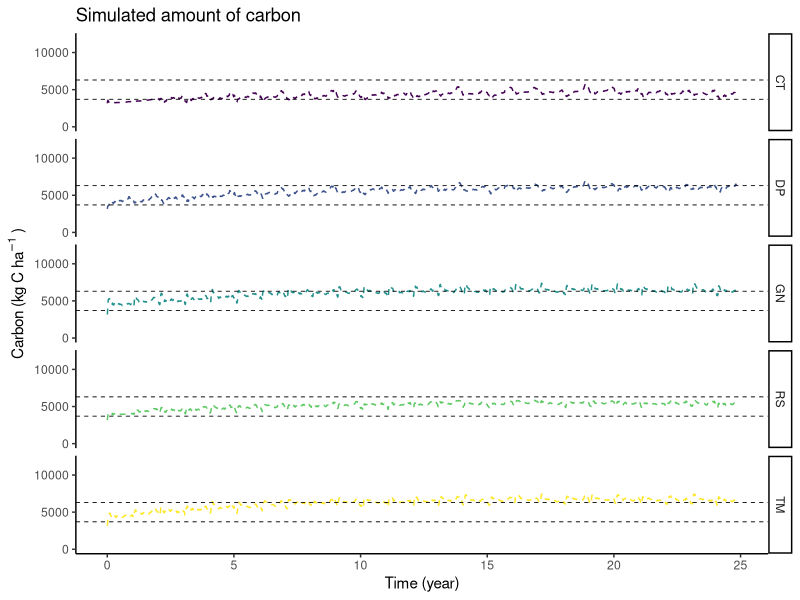

The R source for this figure:
# Remove all variables
rm(list=ls(all = TRUE))
# Clear the console window
cat("\014") 
library("ggplot2")
library("deSolve")


climate<-read.csv("climate_file.csv", sep=";")

################################################################################
# BEGIN SAMM FUNCTION

# Functions that are needed in the model

RateModTempExp <- function(Temp){
  rateMod <- 2^((Temp-20)/10)
  return(rateMod)
}

RateModWater <- function(pF){
  corr_M = 1
  if(pF>=2.5){corr_M = (1.625-pF/4) }
  if(pF>=6.5){corr_M = 0}
  if(pF<=1.5){corr_M=(0.6+0.4 * pF/1.5)}
  if(pF<=0){corr_M=0.6}
  return(corr_M)
}

CUE_CN_LMW <- function(LMW_C,LMW_N,CUE_LMW){
  CUE_Sinsabaugh_linear= (((1E-6+LMW_C)/(LMW_N+1E-10))^(-1)) * 13.4 # Formula  extracted from Campbell 2016
  if(is.nan(CUE_Sinsabaugh_linear)){CUE_Sinsabaugh_linear<-0}
  if(is.na(CUE_Sinsabaugh_linear)){CUE_Sinsabaugh_linear<-0}
  if(CUE_Sinsabaugh_linear>1){CUE_Sinsabaugh_linear=1}
  return(CUE_LMW*CUE_Sinsabaugh_linear)
}




# This is SAMM model v1.0

SAMMv1 <- function(Time, State, Pars, Weather){
  with(as.list(c(State, Pars)),{
    
    ############################################################################
    # Set all external driving variables needed to calculate the flows
    ############################################################################
    
    # For the calculation of leaching
    WC_theta = Weather$Simulated_WC_theta[floor(Time)]
    H2O_content=(WC_theta * simulated_depth * 10000) * 1000 #H2O content in kg/ha
    simulated_leaching_m=Weather$Simulated.leaching..mm.[floor(Time)]	/1000	 # leaching converted from mm to m
    H2O_leached=(simulated_leaching_m) * 10000 * 1000 #H2O leached in kg/ha
    
    # Soil temperature and moisture
    temperature=Weather$mean_temp_7.5cm[floor(Time)]
    pF=Weather$pF_from_theta[floor(Time)]
    
    # Calculate the rate modifiers
    corr_F =RateModWater(pF) * RateModTempExp(temperature)
    
    # Calculate the helper variables
    p_LAB = STR_C * pc_STR_LAB/LAB_C # New version - 12.12.2020
    if(p_LAB>1){p_LAB=1	}
    
    a_MIC = max(MIC_C/(K_M_MIC_C+MIC_C),0.05) 
    
    
    
    
    ############################################################################
    # Computing the Carbon flows between pools
    ############################################################################    
    
    STR_C_to_CO2 = STR_C * k_STR * a_MIC * (1-CUE_STR) * corr_F 
    
    STR_C_to_LMW_C = STR_C * k_STR * a_MIC * (CUE_STR) * corr_F
    
    LAB_C_to_CO2 = LAB_C * k_LAB * (1-p_LAB) * a_MIC * (1-CUE_LAB) * corr_F 
    
    LAB_C_to_LMW_C = LAB_C * k_LAB * a_MIC * (1-p_LAB) * (CUE_LAB) * corr_F 
    
    LMW_C_to_CO2 = mu_max * LMW_C * a_MIC * (1-CUE_CN_LMW(LMW_C,LMW_N,CUE_LMW)) * corr_F 
    
    LMW_C_to_MIC_C = mu_max * LMW_C * a_MIC * CUE_CN_LMW(LMW_C,LMW_N,CUE_LMW) * corr_F
    
    STR_C_to_AggSTR_C = min((LMW_C_to_MIC_C+NonMicAgg) * aggfactSTR_C,STR_C) 
    
    LAB_C_to_AggLAB_C = min(STR_C_to_AggSTR_C * pc_STR_LAB,LAB_C)
    
    MAO_C_to_AggMAO_C = min((LMW_C_to_MIC_C+NonMicAgg) * aggfactMAO_C,MAO_C) 
    
    AggSTR_C_to_STR_C = AggSTR_C * kAgg * corr_F
    
    AggLAB_C_to_LAB_C = AggLAB_C * kAgg * corr_F
    
    AggMAO_C_to_MAO_C = AggMAO_C  * kAgg * corr_F
    
    MIC_C_to_CO2 = MIC_C * m_MIC * corr_F
    
    MIC_C_to_MAO_C= f_MICMAOM * MIC_C * k_MIC * corr_F
    
    MIC_C_to_LMW_C= (1-f_MICMAOM) * MIC_C * k_MIC * corr_F
    
    MAO_C_to_LMW_C= MAO_C * k_MAO * a_MIC * corr_F  
    
    
    # leaching from external driver (HYDRUS 1D)
    H2O_LMW_C_concentration=(LMW_C)/H2O_content
    
    LMW_C_leaching= H2O_leached * H2O_LMW_C_concentration
    
    if (LMW_C_leaching>(LMW_C * 0.95)){
      LMW_C_leaching= LMW_C * 0.95	#not more than 95% can be leached
    }
    
    LMW_C_to_MAO_C = LMW_C * K_LMW_MAO * (MAO_C_max-MAO_C)/MAO_C_max * corr_F 
    #MAO_C_to_LMW_CDesorption = MAO_C * KMaoc_to_DocDesorption * (MAO_C/MAO_C_max) * corr_F 
    MAO_C_to_LMW_CDesorption = 0 # Deactivated desorption for now, to reduce equifinality and it is essentially the same as MAO_C_to_LMW_C
    
    
    
    ############################################################################
    # Computing changes in pool sizes dP/dt for Carbon
    ############################################################################  
    
    dSTR_C = -STR_C_to_LMW_C -STR_C_to_CO2 -STR_C_to_AggSTR_C +AggSTR_C_to_STR_C
    
    dLAB_C = -LAB_C_to_LMW_C -LAB_C_to_CO2 -LAB_C_to_AggLAB_C +AggLAB_C_to_LAB_C
    
    dLMW_C = +STR_C_to_LMW_C +LAB_C_to_LMW_C +MIC_C_to_LMW_C +MAO_C_to_LMW_C +
      -LMW_C_to_CO2 -LMW_C_to_MIC_C -LMW_C_to_MAO_C +MAO_C_to_LMW_CDesorption -LMW_C_leaching
    
    dMIC_C = +LMW_C_to_MIC_C -MIC_C_to_CO2 -MIC_C_to_MAO_C -MIC_C_to_LMW_C
    
    dMAO_C = +MIC_C_to_MAO_C +LMW_C_to_MAO_C -MAO_C_to_LMW_CDesorption -MAO_C_to_LMW_C -MAO_C_to_AggMAO_C +AggMAO_C_to_MAO_C
    
    dAggSTR_C = +STR_C_to_AggSTR_C -AggSTR_C_to_STR_C
    
    dAggLAB_C = +LAB_C_to_AggLAB_C -AggLAB_C_to_LAB_C
    
    dAggMAO_C = +MAO_C_to_AggMAO_C -AggMAO_C_to_MAO_C
    
    #adding CO2 for mass balance equation
    dCO2 = +MIC_C_to_CO2 +LMW_C_to_CO2 +LAB_C_to_CO2 +STR_C_to_CO2
    
    dLeachC = +LMW_C_leaching
    
    
    ############################################################################
    # Computing the Nitrogen flows between pools
    ############################################################################
    
    LAB_N_to_LMW_N = LAB_N * k_LAB * a_MIC * (1-p_LAB) * corr_F		
    if (LAB_N_to_LMW_N<0){LAB_N_to_LMW_N= 0}
    
    LMW_N_to_Mic_N = mu_max * LMW_N * a_MIC * corr_F		
    
    MIC_N_to_MAO_N =  f_MICMAOM * MIC_N * k_MIC * corr_F 
    
    MIC_N_to_LMW_N = (1-f_MICMAOM) * MIC_N * k_MIC * corr_F 
    
    MAO_N_to_LMW_N = MAO_N * k_MAO * a_MIC * corr_F 
    
    LMW_N_to_MAO_N = LMW_C_to_MAO_C * (LMW_N/LMW_C)
    
    MAO_to_LMW_NDesorption = MAO_C_to_LMW_CDesorption * (MAO_N/MAO_C) # Desorped at same rate, atm 0
    
    LAB_N_to_AggLAB_N = LAB_C_to_AggLAB_C * (LAB_N/LAB_C)
    
    MAO_N_to_AggMAO_N = MAO_C_to_AggMAO_C * (MAO_N/MAO_C)
    
    AggLAB_N_to_LAB_N = AggLAB_N * kAgg * corr_F
    
    AggMAO_N_to_MAO_N = AggMAO_N * kAgg * corr_F
    
    
    
    H2O_LMW_N_concentration=(LMW_N)/H2O_content
    LMW_N_leaching= H2O_leached * H2O_LMW_N_concentration
    if (LMW_N_leaching>(LMW_N * 0.95)){
      LMW_N_leaching= LMW_N * 0.95	#not more than 95% can be leached
    }
    
    
    # Calculate LMW_N release and immobilization    
    MicLMW_NRelease = 0
    MIC_CN= (MIC_C+1E-10)/(MIC_N+1E-11)
    if (MIC_CN<MicMinCN){
      MicLMW_NRelease=0.5 * (MIC_N-(MIC_C/MicMinCN)) 
    }
    
    MicLMW_NImmobilization = 0
    max_MicLMW_NImmobilization = LMW_N * 0.5
    LMW_N_need = (MIC_C/MicMaxCN)-MIC_N
    if (LMW_N_need>0){
      MicLMW_NImmobilization= max_MicLMW_NImmobilization      
    }
    if (max_MicLMW_NImmobilization>LMW_N_need){
      MicLMW_NImmobilization = LMW_N_need      
    }
    
    
    
    
    ############################################################################
    # Computing changes in pool sizes dP/dt for Nitrogen
    ############################################################################
    dLAB_N = -LAB_N_to_LMW_N -LAB_N_to_AggLAB_N +AggLAB_N_to_LAB_N
    dLMW_N = +LAB_N_to_LMW_N -LMW_N_to_Mic_N +MIC_N_to_LMW_N +MAO_N_to_LMW_N +MicLMW_NRelease -MicLMW_NImmobilization -LMW_N_to_MAO_N +
      + MAO_to_LMW_NDesorption -LMW_N_leaching
    dMIC_N = +LMW_N_to_Mic_N -MIC_N_to_MAO_N -MIC_N_to_LMW_N -MicLMW_NRelease +MicLMW_NImmobilization
    dMAO_N =  +MIC_N_to_MAO_N +LMW_N_to_MAO_N -MAO_to_LMW_NDesorption -MAO_N_to_LMW_N -MAO_N_to_AggMAO_N +AggMAO_N_to_MAO_N
    
    dAggLAB_N = LAB_N_to_AggLAB_N -AggLAB_N_to_LAB_N
    dAggMAO_N = MAO_N_to_AggMAO_N -AggMAO_N_to_MAO_N
    
    
    
    ############################################################################
    # The change of Litterbag pools for calibration
    ############################################################################
    dLitterBagSTR_C= -LitterBagSTR_C * k_STR * a_MIC * corr_F 
    
    # Calculate the helper variables
    LitterBagSTR_CLAB_CProtection = LitterBagSTR_C * pc_STR_LAB/LitterBagLAB_C # New version - 12.12.2020
    if(LitterBagSTR_CLAB_CProtection>1){LitterBagSTR_CLAB_CProtection=1	}
    
    dLitterBagLAB_C= -LitterBagLAB_C * (1-LitterBagSTR_CLAB_CProtection) * k_LAB * a_MIC * corr_F 
    dLitterBagLAB_N= -LitterBagLAB_N * (1-LitterBagSTR_CLAB_CProtection) * k_LAB * a_MIC * corr_F 
    
    
    
    ############################################################################
    # The application of organic resources
    ############################################################################   
    
    #empty Litterbag pool at end of year to make room for new 
    if(floor(Time) %in% (c(382,759,1125,1490,1874,2231,2596,2961,3323,3688,4049,4414,4779,5144,5509,5874,6240,6605,6970,7335,7702,8068,8432,8797,9162)-13)){
      dLitterBagSTR_C= - LitterBagSTR_C * 0.99999
      dLitterBagLAB_C= - LitterBagLAB_C * 0.99999
      dLitterBagLAB_N= - LitterBagLAB_N * 0.99999
    }
    
    # Add litter at the right dates
    if(floor(Time) %in% c(1,382,759,1125,1490,1874,2231,2596,2961,3323,3688,4049,4414,4779,5144,5509,5874,6240,6605,6970,7335,7702,8068,8432,8797,9162)){
      
      dSTR_C = dSTR_C+LitterC * LitterStructuralPercent
      dLAB_C = dLAB_C+ LitterC * (1-LitterStructuralPercent)
      dLAB_N =dLAB_N+LitterN
      
      dLitterBagSTR_C=dLitterBagSTR_C+LitterC * LitterStructuralPercent
      dLitterBagLAB_C=dLitterBagLAB_C+LitterC * (1-LitterStructuralPercent)
      dLitterBagLAB_N=dLitterBagLAB_N+LitterN
      
    }else{
      
      ############################################################################
      # The mass balance is checked on DaysWhere not residue input occur
      ############################################################################     
      
      if(abs(dSTR_C+dLAB_C+dLMW_C+dMIC_C+dMAO_C+dAggSTR_C+dAggLAB_C+dAggMAO_C+dCO2+dLeachC)>0.001){
        # If the mass balance is not closed, an error message is produced
        print(floor(Time))
        stop("Error: the mass balance C is not closed")
      }
      if(abs(dLAB_N+dLMW_N+dMIC_N+dMAO_N+dAggLAB_N+dAggMAO_N+LMW_N_leaching)>0.001){
        # If the mass balance is not closed, an error message is produced
        print(floor(Time))
        stop("Error: the mass balance N is not closed")
      }
      
    }
    
    
    
    ############################################################################
    # The addition of daily C is done
    ############################################################################   
    
    if ((floor(Time)  > 1)){
      dSTR_C = dSTR_C + Daily_Litter_C * Daily_LitterSTR_C
      dLAB_C = dLAB_C + Daily_Litter_C * (1-Daily_LitterSTR_C)
      dLAB_N = dLAB_N + (Daily_Litter_C/Daily_Litter_CN)
    }
    
    
    return(list(c(dSTR_C,
                  dLAB_C,
                  dLMW_C,
                  dMIC_C,
                  dMAO_C,
                  dAggSTR_C,
                  dAggLAB_C,
                  dAggMAO_C,
                  dLAB_N,
                  dLMW_N,
                  dMIC_N,
                  dMAO_N,
                  dAggLAB_N,
                  dAggMAO_N,
                  dLitterBagSTR_C,
                  dLitterBagLAB_C,
                  dLitterBagLAB_N
    )))
  })
}



################################################################################
# END SAMM FUNCTION













# --------------------------
# The parameters are defined
# --------------------------
parameters <- c(
  
  # [Turnover Rates]
  k_STR	= 0.0031, # Depolimerisation of Structural litter (d-1 kgC-1)
  k_LAB	= 0.0366, # Depolimerisation of Metabolic litter (d-1 kgC-1)
  k_MIC	= 0.007, # Microbial death respiration	(d-1)
  k_MAO =	0.00041, # MAOM decompositions rate (d-1)
  mu_max	= 0.337, # Maximum daily uptake by microbes	(d-1 kgC-1) from WANG 2013 MEND MODEL
  kAgg =	0.0323, #	kAgg decomposition rate (d-1)
  K_M_MIC_C	= 66.8, #	MIC halt saturation constent (kgC ha-1) estimated half saturation constant
  m_MIC =	0.00064, # Microbial maintainance respiration	(d-1)
  K_LMW_MAO = 0.018, # Specific adsorption rate of LMW to MAOM (g g-1 d-1) 
  c_SORP = 0.049, # Sorption capacity (kg kg-1 SiCl) new value based on Georgiou et al. (2025) for 1:1 clay minerals
  
  
  # [CUEs]		
  CUE_STR =	0.57,	
  CUE_LAB	= 0.51,	
  CUE_LMW	= 0.6,	
  
  #[other parameters]		
  MicMinCN = 5.72,
  MicMaxCN = 7.77,
  f_MICMAOM	= 0.21,	
  #BiAC_release_per_growth	= 0.01,	
  pc_STR_LAB	= 2.54,	# (g g-1)
  aggfactSTR_C = 1.16, # (g C g-1)
  aggfactMAO_C =	1.57, # (g C g-1)
  NonMicAgg = 32.5, # in equivalent of soil mic growth in kg C /ha
  #PolyphenolProtectionCapacity= 1, # (g N/g C)
  Daily_Litter_C =	2.28, # kgC ha-1 d-1
  Daily_Litter_CN	= 142.9, # kgC ha-1 d-1
  Daily_LitterSTR_C	= 0.16, # kgC ha-1 d-1

  #KMaoc_to_DocDesorption = 0.001,

  
  #[Added litter values]	# Groundnut	
  LitterC	= 3880,	#kg C/ha
  LitterN	= 228,	#kg N/ha
  LitterStructuralPercent	= 0.13,	#g/g
  PercentPolyphenolsStructural = 0.16,#	g/g
  
  
  #[General values]		
  LitterInAggregateStart = 1400,	# 	kg C/ha 
  InitialSystemC = 4900,		# kg C/ha
  si_cl = 0.176,		# g/g
  
  bulk_density = 1.45,	#t/m^3
  simulated_depth	= 0.15,	#m
  MAO_C_max = NA
)



# ---------------------------------------
# The initial size of the state variables
# ---------------------------------------

yini = c(
  STR_C =	NA,	#kg C/ha
  LAB_C = NA,	#kg C/ha
  LMW_C = 100,	#"kg C/ha	"
  MIC_C = 100,		# kg C/ha
  MAO_C = 1665-575,	# 	kg C/ha
  
  AggSTR_C =	1400 * 0.1 ,	#kg C/ha
  AggLAB_C = 1400 * 0.9 ,	#kg C/ha
  AggMAO_C = 575,	# 	kg C/ha
  
  #[Start values N]		
  LAB_N = NA,#	kg N/ha
  LMW_N	= 5,	#kg N/ha
  MIC_N	= 10,	#kg N/ha
  MAO_N =	NA,	#kg N/ha
  AggLAB_N =	NA ,	#kg C/ha
  AggMAO_N = NA,	# 	kg C/ha
  
  
  # # [LitterBAGValues subtract]	
  LitterBagSTR_C = 0.1,
  LitterBagLAB_C = 0.1,
  LitterBagLAB_N = 0.01
  #LitterBagSTR_Cy2 = 0.1,
  #LitterBagLAB_Cy2 = 0.1,
  #LitterBagLAB_Ny2 = 0.01
  
)

# Calculate start values for pools where it depends on parameter values
InitialLitterC = parameters["InitialSystemC"]-yini["LMW_C"]-yini["MIC_C"]-yini["MAO_C"]-yini["AggMAO_C"]-yini["AggSTR_C"]-yini["AggLAB_C"]
yini["STR_C"] = InitialLitterC  *  parameters["Daily_LitterSTR_C"]
yini["LAB_C"] = InitialLitterC - yini["STR_C"]
yini["LAB_N"] = yini["LAB_C"]/ parameters["Daily_Litter_CN"]
yini["MAO_N"] = yini["MAO_C"]/9 

yini["AggLAB_N"] = yini["AggLAB_C"]/ parameters["Daily_Litter_CN"]
yini["AggMAO_N"] = yini["AggMAO_C"]/9 

yini



# Corrected equation for MAO_C_max
parameters["MAO_C_max"]=as.double(parameters["simulated_depth"]) * (parameters["bulk_density"]*1000 * 10000)* as.double((parameters["si_cl"]))* as.double((parameters["c_SORP"]))




# --------------------------------------
# The times at which output is requested
# --------------------------------------
times <- seq(1,9070,1)



# Plot SOC only the day before residue application
TimesBeforeApplying <-(c(1,382,759,1125,1490,1874,2231,2596,2961,3323,3688,4049,4414,4779,5144,5509,5874,6240,6605,6970,7335,7702,8068,8432,8797,9162))



for(i in 1:1){

  parsGN<-parameters
  
  parsCT<-parameters
  parsCT["LitterC"] = 0
  parsCT["LitterN"] = 0
  parsCT["LitterStructuralPercent"] = 0
  parsCT["PercentPolyphenolsStructural"] = 0
  
  parsDP<-parameters
  parsDP["LitterC"] = 4530
  parsDP["LitterN"] = 57
  parsDP["LitterStructuralPercent"] = 0.32
  parsDP["PercentPolyphenolsStructural"] = 0.27
  
  parsRS<-parameters
  parsRS["LitterC"] = 3670
  parsRS["LitterN"] = 47
  parsRS["LitterStructuralPercent"] = 0.06
  parsRS["PercentPolyphenolsStructural"] = 0.18
  
  parsTM<-parameters
  parsTM["LitterC"] = 4300
  parsTM["LitterN"] = 136
  parsTM["LitterStructuralPercent"] = 0.17
  parsTM["PercentPolyphenolsStructural"] = 0.25
}


ST1<-Sys.time()
outCT <- as.data.frame(rk4(func = SAMMv1, y = yini, parms = parsCT, times = times, Weather = climate));outCT$TRT<-"CT"
outDP <- as.data.frame(rk4(func = SAMMv1, y = yini, parms = parsDP, times = times, Weather = climate));outDP$TRT<-"DP"
outGN <- as.data.frame(rk4(func = SAMMv1, y = yini, parms = parsGN, times = times, Weather = climate));outGN$TRT<-"GN"
outRS <- as.data.frame(rk4(func = SAMMv1, y = yini, parms = parsRS, times = times, Weather = climate));outRS$TRT<-"RS"
outTM <- as.data.frame(rk4(func = SAMMv1, y = yini, parms = parsTM, times = times, Weather = climate));outTM$TRT<-"TM"
outComb<-rbind(outCT,outDP,outGN,outRS,outTM)
print(Sys.time()-ST1)


outComb$AgC<- outComb$AggSTR_C+
  outComb$AggLAB_C+
  outComb$AggMAO_C

outComb$C_N<-(outComb$LMW_C+outComb$MIC_C+outComb$MAO_C+outComb$AggSTR_C+outComb$AggLAB_C+outComb$AggMAO_C+outComb$STR_C+outComb$LAB_C)/
  (outComb$LMW_N+outComb$MIC_N+outComb$MAO_N+outComb$AggLAB_N+outComb$AggMAO_N+outComb$LAB_N)


outComb$AggMAO_C

ggplot() +
  geom_line(data = outComb, aes(x = time/365, y = MIC_C+MAO_C+AggSTR_C+AggLAB_C+AggMAO_C, color = TRT), linetype="dashed") +
  labs(title="Simulated amount of carbon",
       y=expression(paste("Carbon (kg C ha"^{-1}~")")),
       x="Time (year)") +
  theme_classic() +
  coord_cartesian(ylim = c(0, NA))+
  facet_grid(TRT~.)+
  theme(legend.position="NONE", legend.text = element_text(size=10),
        legend.background = element_rect(colour = "black", linetype = "solid"))+
  geom_hline(yintercept=3700,linetype="dashed",size=0.3)+
  geom_hline(yintercept=6300,linetype="dashed",size=0.3)+
  scale_y_continuous(limits = c(0,12000),breaks=c(0,5000,10000))+
  scale_color_viridis_d()


ggsave("SAMM_Carbon.png", width = 20, height = 15, units = "cm", dpi = 300)
